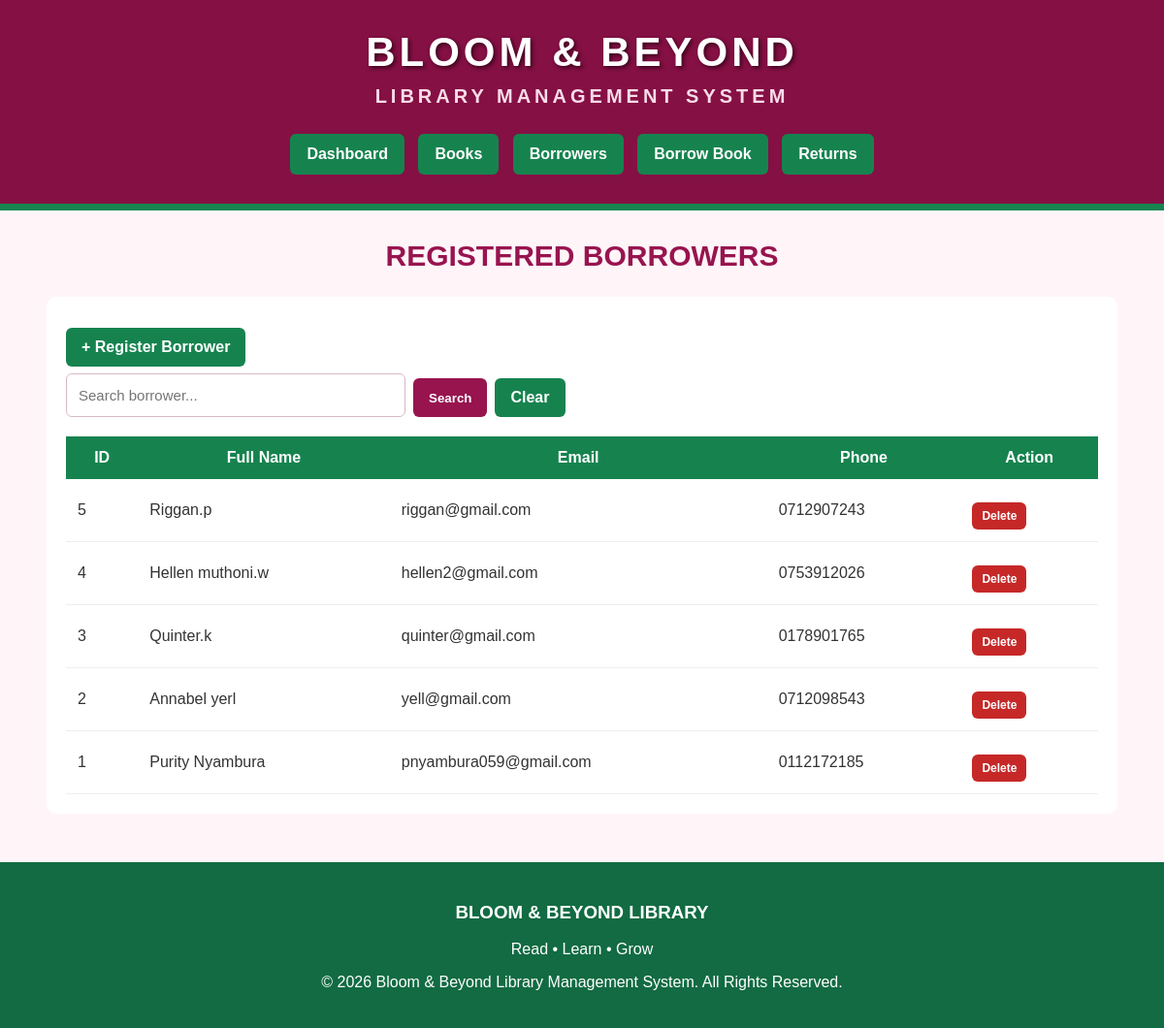
Page /borrowers.php on the committed database.
### tables this page shows
CREATE TABLE `borrowers` (
  `id` int(11) NOT NULL,
  `full_name` varchar(120) NOT NULL,
  `email` varchar(120) NOT NULL,
  `phone` varchar(30) NOT NULL
);

### db.php (called while the page is built, shortened)
<?php
function h($value) {
    return htmlspecialchars((string)$value, ENT_QUOTES, 'UTF-8');
}
?>

### borrowers.php (the view, shortened to what this page needs)
<?php
require_once "db.php";
$search = trim($_GET['search'] ?? '');
if ($search != "") {
    $stmt = $conn->prepare(
        "SELECT * FROM borrowers
         WHERE full_name LIKE CONCAT('%',?,'%')
         OR email LIKE CONCAT('%',?,'%')
         OR phone LIKE CONCAT('%',?,'%')"
    );
    $stmt->bind_param("sss", $search, $search, $search);
    $stmt->execute();
    $result = $stmt->get_result();
} else {
    $result = $conn->query(
        "SELECT * FROM borrowers ORDER BY id DESC"
    );
}
require "header.php";
?>
<h2 class="page-title">REGISTERED BORROWERS</h2>
<div class="table-box">
    <a href="add_borrower.php" class="btn">
        + Register Borrower
    </a>
    <form method="GET" class="search-box">
        <input type="text"
               name="search"
               placeholder="Search borrower..."
               value="<?= h($search) ?>">
        <button class="pink">Search</button>
        <a href="borrowers.php" class="btn">Clear</a>
    </form>
    <table>
        <tr>
            <th>ID</th>
            <th>Full Name</th>
            <th>Email</th>
            <th>Phone</th>
            <th>Action</th>
        </tr>
        <?php while ($row = $result->fetch_assoc()): ?>
        <tr>
            <td><?= h($row['id']) ?></td>
            <td><?= h($row['full_name']) ?></td>
            <td><?= h($row['email']) ?></td>
            <td><?= h($row['phone']) ?></td>
            <td>
                <a class="btn danger small"
                   href="borrowers.php?delete=<?= h($row['id']) ?>"
                   onclick="return confirm('Delete this borrower?')">
                   Delete
                </a>
            </td>
        </tr>
        <?php endwhile; ?>
    </table>
</div>
<?php require "footer.php"; ?>

### style.css (style rules this page uses)
* { box-sizing: border-box; }
body { margin: 0; font-family: Arial, sans-serif; background: #fff5f9; color: #333; }
h2.page-title { color: #98144f; text-align: center; font-size: 30px; margin-bottom: 25px; }
input, select { width: 100%; padding: 12px; margin-top: 7px; border: 1px solid #d7b8c7; border-radius: 6px; font-size: 15px; }
button, .btn { display: inline-block; padding: 11px 16px; background: #16834f; color: white; border: none; border-radius: 6px; cursor: pointer; text-decoration: none; font-weight: bold; margin-top: 12px; }
.pink { background: #98144f; }
.danger { background: #c62828; }
.small { padding: 7px 10px; font-size: 12px; }
.table-box { background: white; padding: 20px; border-radius: 10px; overflow-x: auto; }
table { width: 100%; border-collapse: collapse; }
th { background: #16834f; color: white; padding: 13px; }
td { padding: 12px; border-bottom: 1px solid #eee; }
.search-box { display: flex; gap: 8px; margin-bottom: 20px; flex-wrap: wrap; }
.search-box input { max-width: 350px; }

### rows in the picture
borrowers: id "5", full_name "Riggan.p", email "riggan@gmail.com", phone "0712907243"
borrowers: id "4", full_name "Hellen muthoni.w", email "hellen2@gmail.com", phone "0753912026"
borrowers: id "3", full_name "Quinter.k", email "quinter@gmail.com", phone "0178901765"
borrowers: id "2", full_name "Annabel yerl", email "yell@gmail.com", phone "0712098543"
borrowers: id "1", full_name "Purity Nyambura", email "pnyambura059@gmail.com", phone "0112172185"
